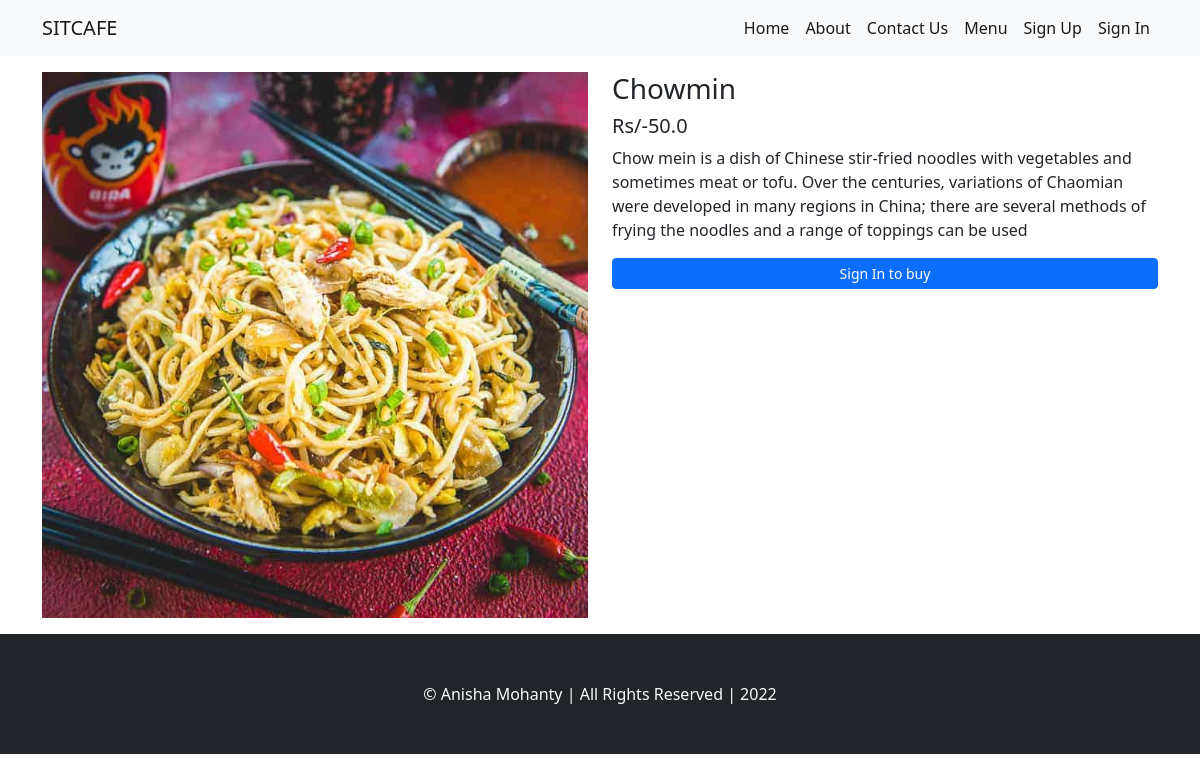
Screenshot of /food/details/3/ with the database file from the repository.
### food/models.py (models this page shows, shortened)
class Food(models.Model):
    category = models.ForeignKey(Cuisine, on_delete=models.DO_NOTHING)
    name = models.CharField(max_length=100)
    price = models.FloatField()
    description = models.TextField()
    secondary_decsription = models.TextField(blank=True)
    is_available = models.BooleanField(default=True)
    photo = models.ImageField(upload_to='food_images/')

### food/views.py (the view)
# urls.py: path('details/<int:id>/', views.details, name='details'),
def details(request, id):
    food = Food.objects.get(id=id)
    context = {
        'food' : food
    }
    return render(request, 'food/details.html',context)

### templates/food/details.html (shortened to what this page needs)
{% extends 'base.html' %}
{% load static %}
{% block css %}
    <link rel="stylesheet" href="{% static 'css/cart-style.css' %}">
{% endblock css %}
{% block content %}
<div class="container">
    <div class="row my-3">
        <div class="col-md-6">
            <img src="{{food.photo.url}}" alt="{{food.name}}"  class="img-fluid">
        </div>
        <div class="col-md-6">
            <h3 class="h3">{{food.name}}</h3>
            <h5 class="h5">Rs/-{{food.price}}</h5>
            <p class="text-lead">{{food.description}}</p>
            <div class="my-2">
                {% if food.is_available %}
                    {% if user.is_authenticated %}
                        <form action="{% url 'add_to_cart' %}" method="post">
                            {% csrf_token %}
                            <input type="hidden" name="food_id" value="{{food.id}}">
                            <div class="input-group mb-3">
                                <button class="btn btn-outline-secondary" type="button" onclick="decrement()">-</button>
                                <input type="text" class="quantity" id="quantity" name="quantity" value="1" readonly>
                                <button class="btn btn-outline-secondary" type="button" onclick="increment()">+</button>
                            </div>
                            <input type="submit" value = "Add to cart" class="btn btn-primary w-100">
                        </form>
                    {% else %}
                        <a href="{% url 'signin' %}" class="btn btn-primary btn-sm w-100">Sign In to buy</a>
                    {% endif %}
                {% else %}
                    <p class="text-danger">Currently Unavailable</p>
                {% endif %}
            </div>
        </div>
    </div>
</div>
{% endblock content %}

### rows the page displays
Food: photo (picture), name "Chowmin", price "50.0", description "Chow mein is a dish of Chinese stir-fried noodles with vegetables and sometimes meat or tofu. Over the centuries, variations of Chaomian were developed in many regions in China; there are several methods of frying the noodles and a range of toppings can be used"
